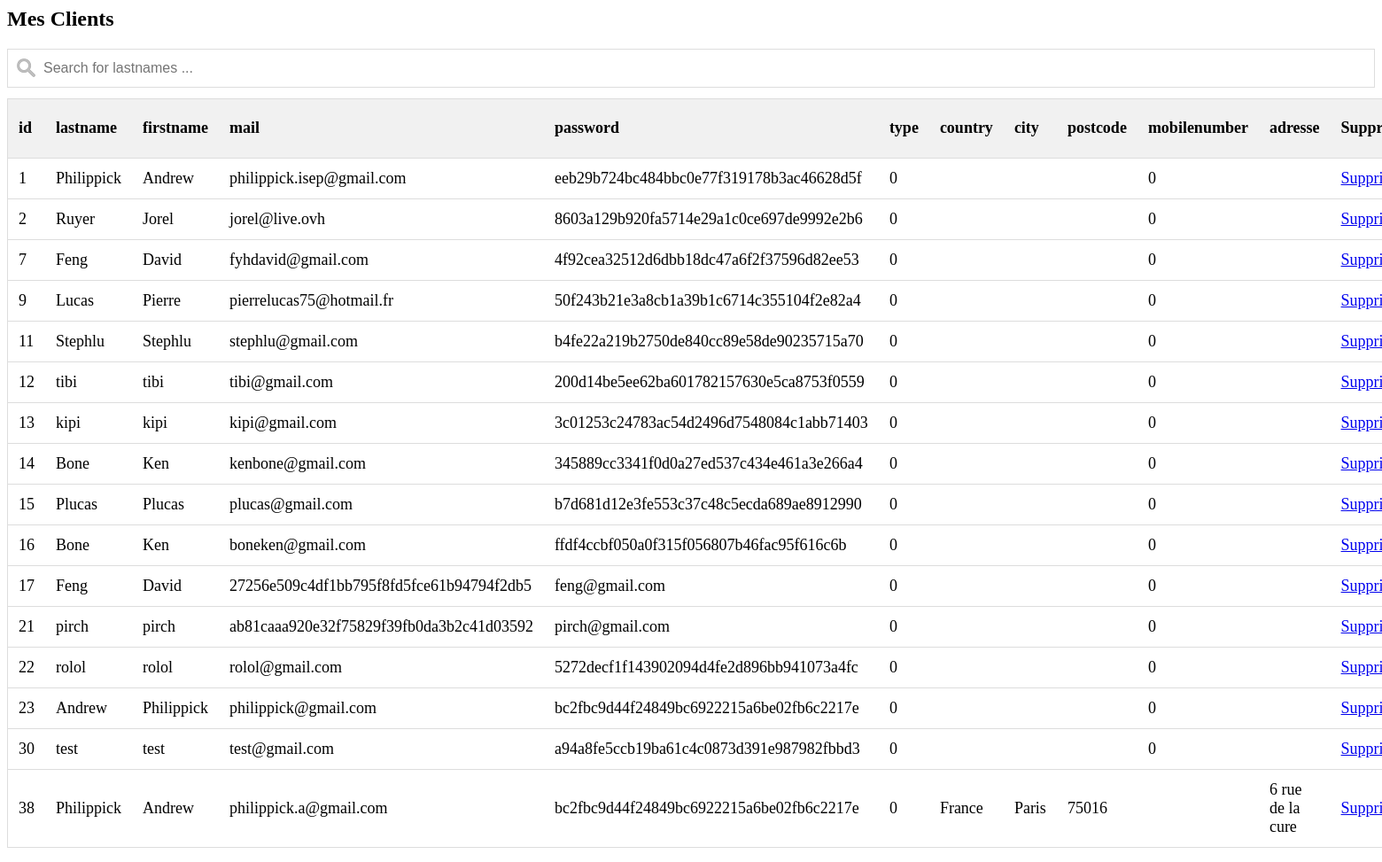
Page /Vue_admin/admin_modif.php on the earlier database version.
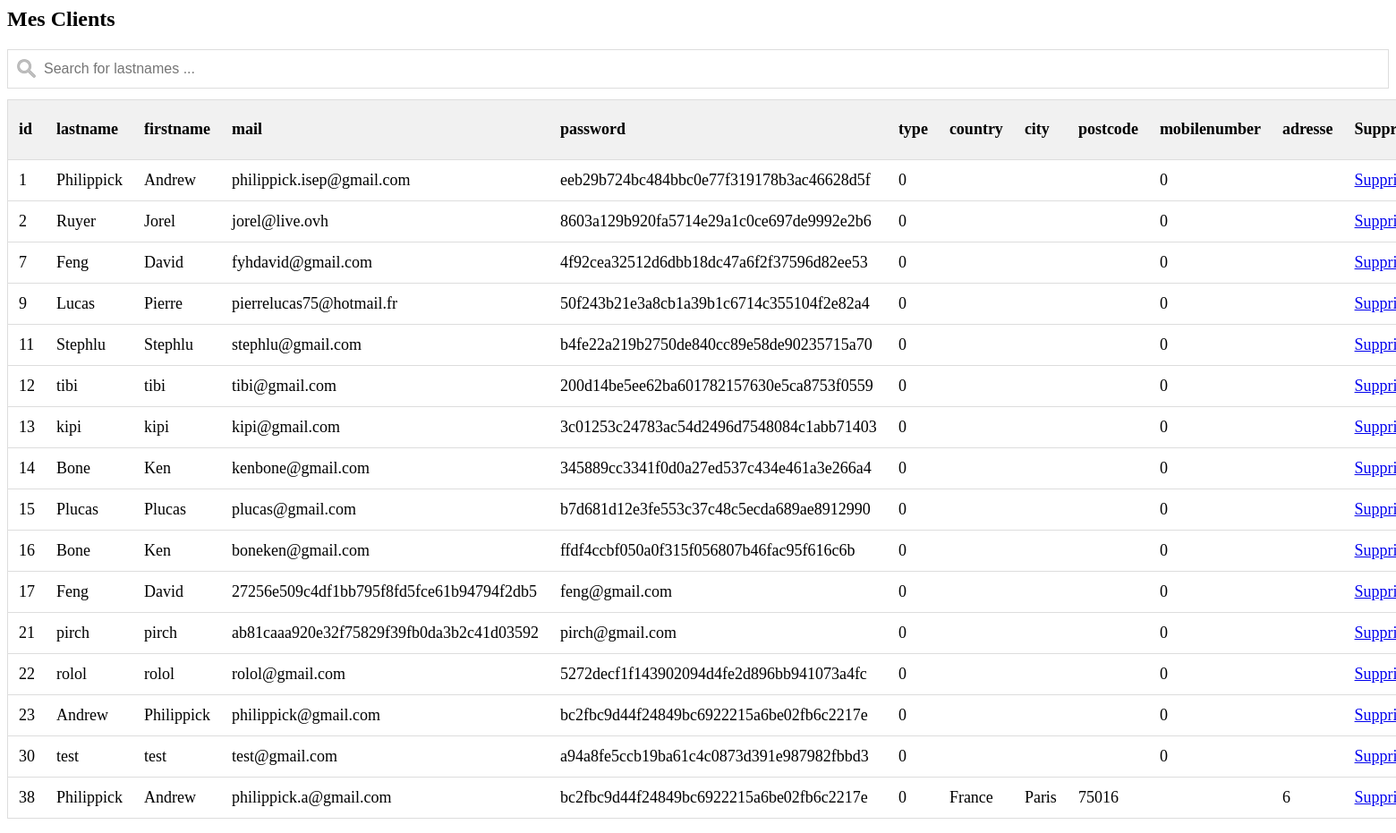
Same page on the later database version.
### tables this page shows
CREATE TABLE `client` (
  `id` int(11) NOT NULL,
  `lastname` text NOT NULL,
  `firstname` text NOT NULL,
  `mail` varchar(255) NOT NULL,
  `password` text NOT NULL,
  `type` int(11) NOT NULL,
  `country` varchar(255) NOT NULL,
  `city` varchar(255) NOT NULL,
  `postcode` varchar(255) NOT NULL,
  `mobilenumber` varchar(255) NOT NULL,
  `adresse` varchar(255) NOT NULL
);

### Controleur_admin/controleur_admin_modif.php (called while the page is built)
<?php
	$req = $bdd->prepare("SELECT * FROM client");
	$req->execute(array());
?>

### Vue_admin/admin_modif.php (the view, shortened to what this page needs)
<?php
require('../Modele/connexion.php');
include('../Controleur_admin/controleur_admin_modif.php');
?>
<html>
<head>
	<link rel="stylesheet" type="text/css" href="../Styles/admin_modif.css">
</head>
<body>
	<form method="POST" action="">
		<h2>Mes Clients</h2>
		<input type="text" id="myInput" placeholder="Search for lastnames ..." title="Type in a name" onkeyup="finder()" >
		<table name="client" id="client">
			<tr id="entete" name="entete" class="header">
				<th id="id" name="id">id</th>
				<th id="lastname" name="lastname">lastname</th>
				<th id="firstname" name="firstname">firstname</th>
				<th id="mail" name="mail">mail</th>
				<th id="password" name="password">password</th>
				<th id="type" name="type">type</th>
				<th id="country" name="country">country</th>
				<th id="city" name="city">city</th>
				<th id="postcode" name="postcode">postcode</th>
				<th id="mobilenumber" name="mobilenumber">mobilenumber</th>
				<th id="adresse" name="adresse">adresse</th>
				<th id="supprimer" name="supprimer">Supprimer</th>
			</tr>
			<tr>
				<?php while ($donnees = $req->fetch()) { ?>
					<td><?php echo $donnees['id']; ?></td>
					<td><?php echo $donnees['lastname']; ?></td>
					<td><?php echo $donnees['firstname']; ?></td>
					<td><?php echo $donnees['mail']; ?></td>
					<td><?php echo $donnees['password']; ?></td>
					<td><?php echo $donnees['type']; ?></td>
					<td><?php echo $donnees['country']; ?></td>
					<td><?php echo $donnees['city']; ?></td>
					<td><?php echo $donnees['postcode']; ?></td>
					<td><?php echo $donnees['mobilenumber']; ?></td>
					<td><?php echo $donnees['adresse']; ?></td>
					<td><?php echo "<a onclick='return ConfirmSupp()' href=\"delete.php?id=".$donnees['id']."\">Supprimer</a>"?></td>
			</tr>
				<?php }
				?>
		</table>
	</form>
</body>
</html>

### Styles/admin_modif.css (style rules this page uses)
* { box-sizing: border-box; }
#myInput { background-image: url('../icon/search.png'); background-position: 10px 10px; background-repeat: no-repeat; width: 100%; font-size: 16px; padding: 12px 20px 12px 40px; border: 1px solid #ddd; margin-bottom: 12px; }
#client { border-collapse: collapse; width: 100%; border: 1px solid #ddd; font-size: 18px; }
#client th, #client td { text-align: left; padding: 12px; }
#client tr { border-bottom: 1px solid #ddd; }
#client tr.header, #client tr:hover { background-color: #f1f1f1; }

Differences in the rows shown:
changed client "philippick.a@gmail.com": adresse "6 rue de la cure" → "6"
